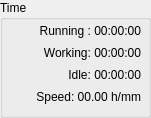
        <widget class="QGroupBox" name="groupBox">
         <property name="enabled">
          <bool>true</bool>
         </property>
         <property name="geometry">
          <rect>
           <x>10</x>
           <y>10</y>
           <width>151</width>
           <height>118</height>
          </rect>
         </property>
         <property name="autoFillBackground">
          <bool>false</bool>
         </property>
         <property name="styleSheet">
          <string notr="true"/>
         </property>
         <property name="title">
          <string>Time</string>
         </property>
         <property name="flat">
          <bool>false</bool>
         </property>
         <property name="checkable">
          <bool>false</bool>
         </property>
         <widget class="QLabel" name="timer_working">
          <property name="geometry">
           <rect>
            <x>10</x>
            <y>42</y>
            <width>131</width>
            <height>22</height>
           </rect>
          </property>
          <property name="text">
           <string>Working: 00:00:00</string>
          </property>
          <property name="alignment">
           <set>Qt::AlignRight|Qt::AlignTrailing|Qt::AlignVCenter</set>
          </property>
         </widget>
         <widget class="QLabel" name="timer_idle">
          <property name="geometry">
           <rect>
            <x>10</x>
            <y>64</y>
            <width>131</width>
            <height>22</height>
           </rect>
          </property>
          <property name="text">
           <string>Idle: 00:00:00</string>
          </property>
          <property name="alignment">
           <set>Qt::AlignRight|Qt::AlignTrailing|Qt::AlignVCenter</set>
          </property>
         </widget>
         <widget class="QLabel" name="timer_running">
          <property name="geometry">
           <rect>
            <x>10</x>
            <y>20</y>
            <width>131</width>
            <height>22</height>
           </rect>
          </property>
          <property name="text">
           <string>Running : 00:00:00</string>
          </property>
          <property name="alignment">
           <set>Qt::AlignRight|Qt::AlignTrailing|Qt::AlignVCenter</set>
          </property>
         </widget>
         <widget class="QLabel" name="timer_speed">
          <property name="geometry">
           <rect>
            <x>10</x>
            <y>86</y>
            <width>131</width>
            <height>22</height>
           </rect>
          </property>
          <property name="text">
           <string>Speed: 00.00 h/mm</string>
          </property>
          <property name="alignment">
           <set>Qt::AlignRight|Qt::AlignTrailing|Qt::AlignVCenter</set>
          </property>
         </widget>
        </widget>
